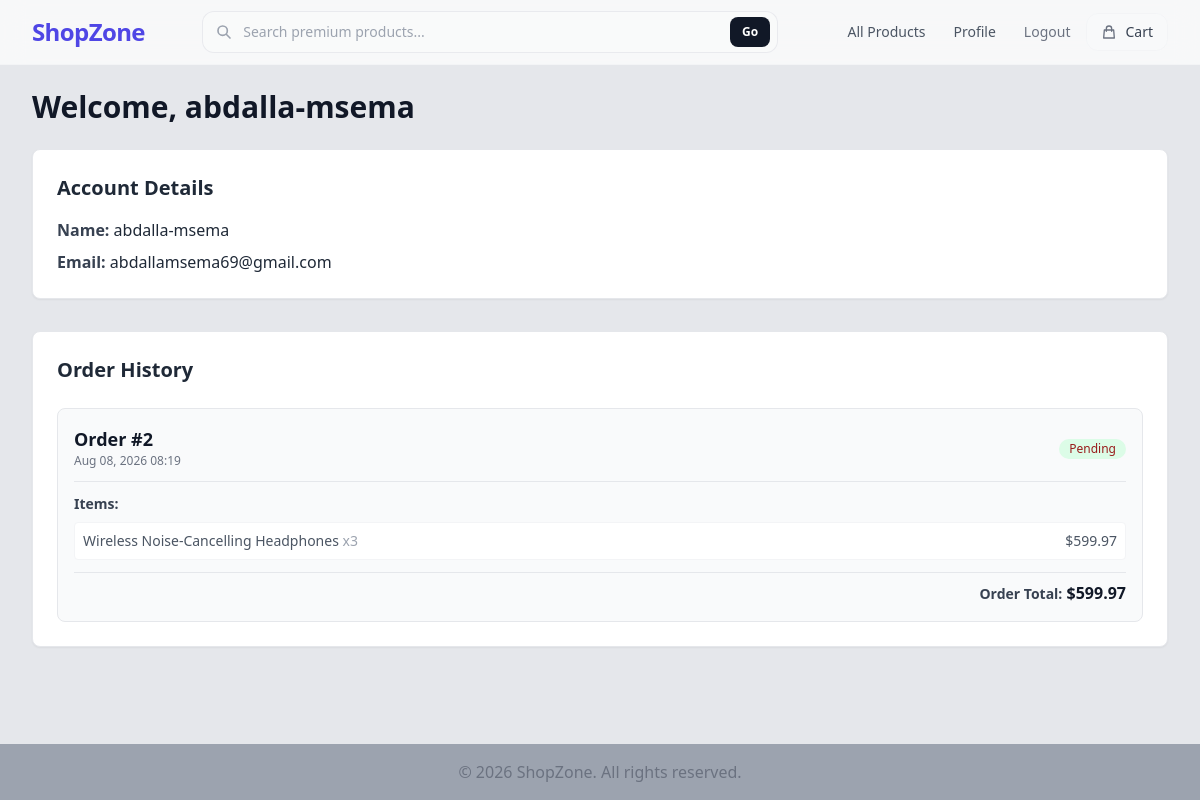
/profile/ (signed in), run on the app's committed database.
### store/models.py (models this page shows, shortened)
class Order(models.Model):
    first_name = models.CharField(max_length=50)
    last_name = models.CharField(max_length=50)
    email = models.EmailField()
    address = models.CharField(max_length=250)
    city = models.CharField(max_length=100)
    created_at = models.DateTimeField(auto_now_add=True)
    paid = models.BooleanField(default=False)
    class Meta:
        ordering = ['-created_at']
    def get_total_cost(self):
        return sum(item.get_cost() for item in self.items.all())

class OrderItem(models.Model):
    order = models.ForeignKey(Order, related_name='items', on_delete=models.CASCADE)
    product = models.ForeignKey(Product, related_name='order_items', on_delete=models.CASCADE)
    price = models.DecimalField(max_digits=10, decimal_places=2)
    quantity = models.PositiveIntegerField(default=1)
    def get_cost(self):
        return self.price * self.quantity

class Product(models.Model):
    category = models.ForeignKey(Category, related_name='products', on_delete=models.CASCADE)
    name = models.CharField(max_length=100, unique=True)
    slug = models.SlugField(max_length=100, unique=True)
    description = models.TextField(blank=True, null=True)
    price = models.DecimalField(max_digits=10, decimal_places=2)
    stock = models.IntegerField(default=1)
    is_available = models.BooleanField(default=True)
    image_url = models.URLField(max_length=200, blank=True, null=True)
    created_at = models.DateTimeField(auto_now_add=True)
    updated_at = models.DateTimeField(auto_now=True)

### store/views.py (the view)
# urls.py: path('profile/', views.profile, name='profile'),
@login_required
def profile(request):
    orders = Order.objects.filter(email=request.user.email)
    return render(request, 'store/profile.html', {'orders': orders})

### store/cart.py (called while the page is built)
    def __len__(self):
        return sum(item['quantity'] for item in self.cart.values())

### store/context_processors.py (called while the page is built)
def cart(request):
    return {'cart': Cart(request)}

### store/templates/store/profile.html (shortened to what this page needs)
{% extends 'store/base.html' %}
{% block content %}
    <h1 class="text-3xl font-bold mb-6 text-gray-900">Welcome, {{ request.user.username }}</h1>
    <div class="bg-white border border-gray-200 rounded-lg p-6 mb-8 shadow-sm">
        <h2 class="text-xl font-bold mb-4 text-gray-800">Account Details</h2>
        <p class="mb-2"><strong class="text-gray-700">Name:</strong> {{ request.user.get_full_name|default:request.user.username }}</p>
        <p><strong class="text-gray-700">Email:</strong> {{ request.user.email }}</p>
    </div>
    <div class="bg-white border border-gray-200 rounded-lg p-6 shadow-sm">
        <h2 class="text-xl font-bold mb-6 text-gray-800">Order History</h2>
        {% if orders %}
            <div class="space-y-6">
                {% for order in orders %}
                    <div class="border border-gray-200 rounded-lg p-4 bg-gray-50">
                        <div class="flex justify-between items-center border-b border-gray-200 pb-3 mb-3">
                            <div>
                                <p class="font-bold text-lg text-gray-900">Order #{{ order.id }}</p>
                                <p class="text-xs text-gray-500">{{ order.created_at|date:"M d, Y H:i" }}</p>
                            </div>
                            <div class="text-right">
                                <span class="inline-flex items-center px-2.5 py-0.5 rounded-full text-xs font-medium bg-green-100 text-red-800">
                                    {% if order.paid %}Paid{% else %}Pending{% endif %}
                                </span>
                            </div>
                        </div>
                        <div class="space-y-2">
                            <p class="text-sm font-semibold text-gray-700 mb-1">Items:</p>
                            {% for item in order.items.all %}
                                <div class="flex justify-between text-sm text-gray-600 bg-white p-2 rounded border border-gray-100">
                                    <span>{{ item.product.name }} <span class="text-gray-400">x{{ item.quantity }}</span></span>
                                    <span class="font-medium">${{ item.get_cost }}</span>
                                </div>
                            {% endfor %}
                        </div>
                        <div class="text-right mt-3 pt-2 border-t border-gray-200">
                            <span class="text-sm font-semibold text-gray-700">Order Total:</span>
                            <span class="text-base font-bold text-gray-900">${{ order.get_total_cost }}</span>
                        </div>
                    </div>
                {% endfor %}
            </div>
        {% else %}
            <p class="text-gray-500 italic">You haven't placed any orders yet.</p>
        {% endif %}
    </div>
{% endblock content %}

### data on the page
Order: id "2", created_at "Aug 08, 2026 08:19", paid "Pending", get_total_cost "599.97"
OrderItem: product.name "Wireless Noise-Cancelling Headphones", quantity "3", get_cost "599.97"

### other printed values
{{ request.user.username }} "abdalla-msema"
{{ request.user.get_full_name|default:request.user.username }} "abdalla-msema"
{{ request.user.email }} "abdallamsema69@gmail.com"
